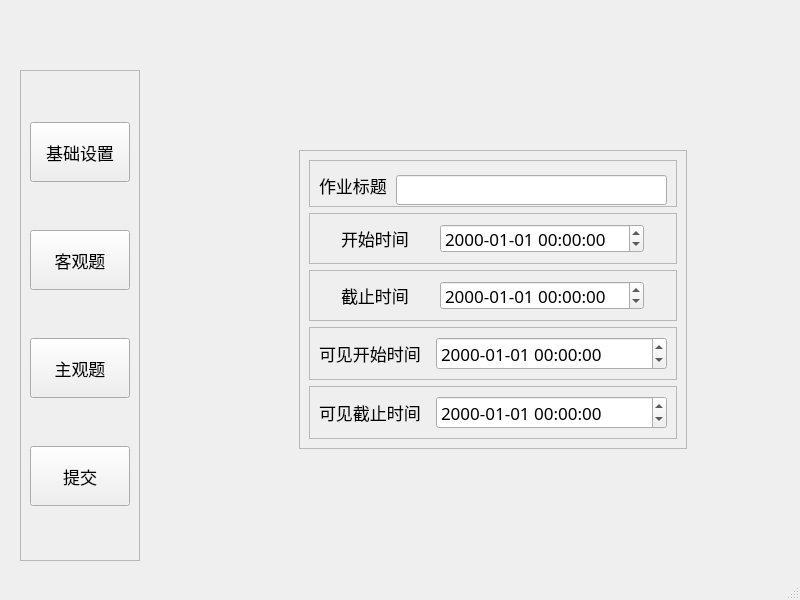
<?xml version="1.0" encoding="UTF-8"?>
<ui version="4.0">
 <class>MainWindow</class>
 <widget class="QMainWindow" name="MainWindow">
  <property name="geometry">
   <rect>
    <x>0</x>
    <y>0</y>
    <width>800</width>
    <height>600</height>
   </rect>
  </property>
  <property name="windowTitle">
   <string>创建作业</string>
  </property>
  <widget class="QWidget" name="centralwidget">
   <widget class="QFrame" name="frame_7">
    <property name="geometry">
     <rect>
      <x>20</x>
      <y>70</y>
      <width>120</width>
      <height>491</height>
     </rect>
    </property>
    <property name="frameShape">
     <enum>QFrame::StyledPanel</enum>
    </property>
    <property name="frameShadow">
     <enum>QFrame::Raised</enum>
    </property>
    <layout class="QVBoxLayout" name="verticalLayout_2">
     <item>
      <widget class="QPushButton" name="base_set_button">
       <property name="minimumSize">
        <size>
         <width>100</width>
         <height>60</height>
        </size>
       </property>
       <property name="maximumSize">
        <size>
         <width>100</width>
         <height>60</height>
        </size>
       </property>
       <property name="font">
        <font>
         <family>微软雅黑</family>
         <pointsize>13</pointsize>
        </font>
       </property>
       <property name="text">
        <string>基础设置</string>
       </property>
       <property name="autoDefault">
        <bool>false</bool>
       </property>
      </widget>
     </item>
     <item>
      <widget class="QPushButton" name="multiple_choice_button">
       <property name="minimumSize">
        <size>
         <width>100</width>
         <height>60</height>
        </size>
       </property>
       <property name="maximumSize">
        <size>
         <width>100</width>
         <height>60</height>
        </size>
       </property>
       <property name="font">
        <font>
         <family>微软雅黑</family>
         <pointsize>13</pointsize>
        </font>
       </property>
       <property name="text">
        <string>客观题</string>
       </property>
       <property name="autoDefault">
        <bool>false</bool>
       </property>
      </widget>
     </item>
     <item>
      <widget class="QPushButton" name="essay_button">
       <property name="minimumSize">
        <size>
         <width>100</width>
         <height>60</height>
        </size>
       </property>
       <property name="maximumSize">
        <size>
         <width>100</width>
         <height>60</height>
        </size>
       </property>
       <property name="font">
        <font>
         <family>微软雅黑</family>
         <pointsize>13</pointsize>
        </font>
       </property>
       <property name="text">
        <string>主观题</string>
       </property>
       <property name="autoDefault">
        <bool>false</bool>
       </property>
      </widget>
     </item>
     <item>
      <widget class="QPushButton" name="submit_button">
       <property name="minimumSize">
        <size>
         <width>100</width>
         <height>60</height>
        </size>
       </property>
       <property name="maximumSize">
        <size>
         <width>100</width>
         <height>60</height>
        </size>
       </property>
       <property name="font">
        <font>
         <family>微软雅黑</family>
         <pointsize>13</pointsize>
        </font>
       </property>
       <property name="text">
        <string>提交</string>
       </property>
       <property name="autoDefault">
        <bool>false</bool>
       </property>
      </widget>
     </item>
    </layout>
   </widget>
   <widget class="QStackedWidget" name="stackedWidget">
    <property name="geometry">
     <rect>
      <x>159</x>
      <y>10</y>
      <width>631</width>
      <height>561</height>
     </rect>
    </property>
    <property name="currentIndex">
     <number>0</number>
    </property>
    <widget class="QWidget" name="base_set_page">
     <widget class="QFrame" name="frame">
      <property name="geometry">
       <rect>
        <x>140</x>
        <y>140</y>
        <width>388</width>
        <height>299</height>
       </rect>
      </property>
      <property name="frameShape">
       <enum>QFrame::StyledPanel</enum>
      </property>
      <property name="frameShadow">
       <enum>QFrame::Raised</enum>
      </property>
      <layout class="QVBoxLayout" name="verticalLayout">
       <item>
        <widget class="QFrame" name="frame_6">
         <property name="frameShape">
          <enum>QFrame::StyledPanel</enum>
         </property>
         <property name="frameShadow">
          <enum>QFrame::Raised</enum>
         </property>
         <widget class="QLabel" name="label_2">
          <property name="geometry">
           <rect>
            <x>10</x>
            <y>10</y>
            <width>71</width>
            <height>31</height>
           </rect>
          </property>
          <property name="minimumSize">
           <size>
            <width>71</width>
            <height>31</height>
           </size>
          </property>
          <property name="maximumSize">
           <size>
            <width>71</width>
            <height>31</height>
           </size>
          </property>
          <property name="font">
           <font>
            <family>微软雅黑</family>
            <pointsize>13</pointsize>
           </font>
          </property>
          <property name="text">
           <string>作业标题</string>
          </property>
         </widget>
         <widget class="QLineEdit" name="title_line">
          <property name="geometry">
           <rect>
            <x>87</x>
            <y>15</y>
            <width>271</width>
            <height>30</height>
           </rect>
          </property>
          <property name="font">
           <font>
            <family>Arial</family>
            <pointsize>13</pointsize>
           </font>
          </property>
         </widget>
        </widget>
       </item>
       <item>
        <widget class="QFrame" name="frame_2">
         <property name="frameShape">
          <enum>QFrame::StyledPanel</enum>
         </property>
         <property name="frameShadow">
          <enum>QFrame::Raised</enum>
         </property>
         <layout class="QHBoxLayout" name="horizontalLayout">
          <item>
           <widget class="QLabel" name="label">
            <property name="minimumSize">
             <size>
              <width>71</width>
              <height>31</height>
             </size>
            </property>
            <property name="maximumSize">
             <size>
              <width>71</width>
              <height>31</height>
             </size>
            </property>
            <property name="font">
             <font>
              <family>微软雅黑</family>
              <pointsize>13</pointsize>
             </font>
            </property>
            <property name="text">
             <string>开始时间</string>
            </property>
           </widget>
          </item>
          <item>
           <widget class="QDateTimeEdit" name="s_time_dte">
            <property name="maximumSize">
             <size>
              <width>204</width>
              <height>29</height>
             </size>
            </property>
            <property name="font">
             <font>
              <family>微软雅黑</family>
              <pointsize>13</pointsize>
             </font>
            </property>
            <property name="displayFormat">
             <string>yyyy-MM-dd HH:mm:ss</string>
            </property>
           </widget>
          </item>
         </layout>
        </widget>
       </item>
       <item>
        <widget class="QFrame" name="frame_3">
         <property name="frameShape">
          <enum>QFrame::StyledPanel</enum>
         </property>
         <property name="frameShadow">
          <enum>QFrame::Raised</enum>
         </property>
         <layout class="QHBoxLayout" name="horizontalLayout_2">
          <item>
           <widget class="QLabel" name="label_4">
            <property name="minimumSize">
             <size>
              <width>71</width>
              <height>31</height>
             </size>
            </property>
            <property name="maximumSize">
             <size>
              <width>71</width>
              <height>31</height>
             </size>
            </property>
            <property name="font">
             <font>
              <family>微软雅黑</family>
              <pointsize>13</pointsize>
             </font>
            </property>
            <property name="text">
             <string>截止时间</string>
            </property>
           </widget>
          </item>
          <item>
           <widget class="QDateTimeEdit" name="e_time_dte">
            <property name="maximumSize">
             <size>
              <width>204</width>
              <height>29</height>
             </size>
            </property>
            <property name="font">
             <font>
              <family>微软雅黑</family>
              <pointsize>13</pointsize>
             </font>
            </property>
            <property name="displayFormat">
             <string>yyyy-MM-dd HH:mm:ss</string>
            </property>
           </widget>
          </item>
         </layout>
        </widget>
       </item>
       <item>
        <widget class="QFrame" name="frame_4">
         <property name="frameShape">
          <enum>QFrame::StyledPanel</enum>
         </property>
         <property name="frameShadow">
          <enum>QFrame::Raised</enum>
         </property>
         <layout class="QHBoxLayout" name="horizontalLayout_3">
          <item>
           <widget class="QLabel" name="label_3">
            <property name="minimumSize">
             <size>
              <width>71</width>
              <height>31</height>
             </size>
            </property>
            <property name="maximumSize">
             <size>
              <width>111</width>
              <height>31</height>
             </size>
            </property>
            <property name="font">
             <font>
              <family>微软雅黑</family>
              <pointsize>13</pointsize>
             </font>
            </property>
            <property name="text">
             <string>可见开始时间</string>
            </property>
           </widget>
          </item>
          <item>
           <widget class="QDateTimeEdit" name="sv_time_dte">
            <property name="font">
             <font>
              <family>微软雅黑</family>
              <pointsize>13</pointsize>
             </font>
            </property>
            <property name="displayFormat">
             <string>yyyy-MM-dd HH:mm:ss</string>
            </property>
           </widget>
          </item>
         </layout>
        </widget>
       </item>
       <item>
        <widget class="QFrame" name="frame_5">
         <property name="frameShape">
          <enum>QFrame::StyledPanel</enum>
         </property>
         <property name="frameShadow">
          <enum>QFrame::Raised</enum>
         </property>
         <layout class="QHBoxLayout" name="horizontalLayout_4">
          <item>
           <widget class="QLabel" name="label_7">
            <property name="minimumSize">
             <size>
              <width>71</width>
              <height>31</height>
             </size>
            </property>
            <property name="maximumSize">
             <size>
              <width>111</width>
              <height>31</height>
             </size>
            </property>
            <property name="font">
             <font>
              <family>微软雅黑</family>
              <pointsize>13</pointsize>
             </font>
            </property>
            <property name="text">
             <string>可见截止时间</string>
            </property>
           </widget>
          </item>
          <item>
           <widget class="QDateTimeEdit" name="se_time_dte">
            <property name="font">
             <font>
              <family>微软雅黑</family>
              <pointsize>13</pointsize>
             </font>
            </property>
            <property name="displayFormat">
             <string>yyyy-MM-dd HH:mm:ss</string>
            </property>
           </widget>
          </item>
         </layout>
        </widget>
       </item>
      </layout>
     </widget>
    </widget>
    <widget class="QWidget" name="essay_page">
     <widget class="QTableWidget" name="essay_table_2">
      <property name="geometry">
       <rect>
        <x>10</x>
        <y>20</y>
        <width>611</width>
        <height>491</height>
       </rect>
      </property>
     </widget>
     <widget class="QFrame" name="frame_8">
      <property name="geometry">
       <rect>
        <x>180</x>
        <y>510</y>
        <width>281</width>
        <height>43</height>
       </rect>
      </property>
      <property name="frameShape">
       <enum>QFrame::StyledPanel</enum>
      </property>
      <property name="frameShadow">
       <enum>QFrame::Raised</enum>
      </property>
      <layout class="QHBoxLayout" name="horizontalLayout_6">
       <item>
        <widget class="QPushButton" name="add_button1">
         <property name="text">
          <string>添加题目</string>
         </property>
        </widget>
       </item>
      </layout>
     </widget>
    </widget>
    <widget class="QWidget" name="mutiple_choice_page">
     <widget class="QTableWidget" name="choice_table">
      <property name="geometry">
       <rect>
        <x>10</x>
        <y>20</y>
        <width>611</width>
        <height>501</height>
       </rect>
      </property>
     </widget>
     <widget class="QFrame" name="frame_9">
      <property name="geometry">
       <rect>
        <x>180</x>
        <y>520</y>
        <width>281</width>
        <height>43</height>
       </rect>
      </property>
      <property name="frameShape">
       <enum>QFrame::StyledPanel</enum>
      </property>
      <property name="frameShadow">
       <enum>QFrame::Raised</enum>
      </property>
      <layout class="QHBoxLayout" name="horizontalLayout_7">
       <item>
        <widget class="QPushButton" name="add_button2">
         <property name="text">
          <string>添加题目</string>
         </property>
        </widget>
       </item>
      </layout>
     </widget>
    </widget>
   </widget>
  </widget>
  <widget class="QStatusBar" name="statusbar"/>
 </widget>
 <resources/>
 <connections/>
</ui>
